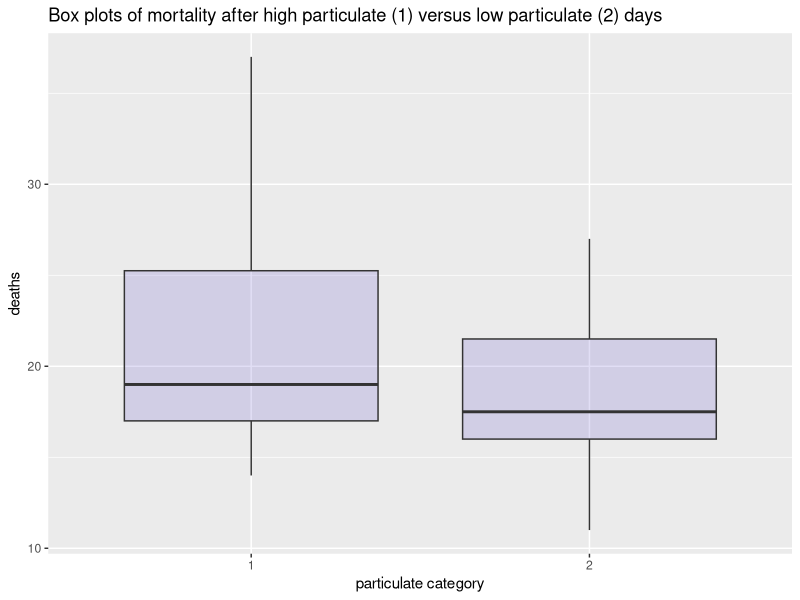

Write the R code that produced this figure.
# to run this on command line: R < 1_baltimore_pollution.r --no-save

library(tidyverse)
library(haven)

baltps1 <- read_dta("data/baltps1.dta")

baltps1_grouped <- baltps1 %>% group_by(group)

# PROBLEM 1A - Create stem and leaf display

# Stem and leaf plot for High Particulate Day Mortality

high_part_mort <- baltps1_grouped %>%
  filter(group == '1') %>%
  pull(deaths)

stem(high_part_mort)

# Stem and leaf plot for Low Particulate Day Mortality

low_part_mort <- baltps1_grouped %>%
  filter(group == '2') %>%
  pull(deaths)

stem(low_part_mort)

# PROBLEM 1B - Create box plots

ggplot(baltps1_grouped,
       aes(x=as.factor(group), y=deaths)) + ggtitle("Box plots of mortality after high particulate (1) versus low particulate (2) days") + geom_boxplot(fill="slateblue", alpha=0.2) + 
  xlab("particulate category")

# PROBLEM 1C - output looks good.
